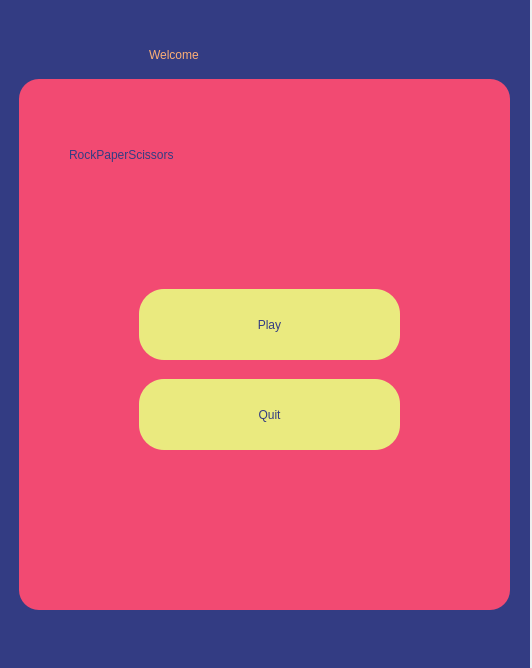
<?xml version="1.0" encoding="UTF-8"?>
<ui version="4.0">
 <class>Dialog</class>
 <widget class="QDialog" name="Dialog">
  <property name="geometry">
   <rect>
    <x>0</x>
    <y>0</y>
    <width>532</width>
    <height>668</height>
   </rect>
  </property>
  <property name="windowTitle">
   <string>Dialog</string>
  </property>
  <widget class="QWidget" name="MainWin" native="true">
   <property name="geometry">
    <rect>
     <x>-1</x>
     <y>-1</y>
     <width>531</width>
     <height>671</height>
    </rect>
   </property>
   <property name="styleSheet">
    <string notr="true">QWidget#MainWin{
	background-color: #333C83;
}</string>
   </property>
   <widget class="QWidget" name="ChildMainWin" native="true">
    <property name="geometry">
     <rect>
      <x>20</x>
      <y>80</y>
      <width>491</width>
      <height>531</height>
     </rect>
    </property>
    <property name="styleSheet">
     <string notr="true">QWidget#ChildMainWin{
	background-color: #F24A72;
	border-radius: 20px;
}</string>
    </property>
    <widget class="QLabel" name="Logo">
     <property name="geometry">
      <rect>
       <x>50</x>
       <y>50</y>
       <width>401</width>
       <height>51</height>
      </rect>
     </property>
     <property name="styleSheet">
      <string notr="true">color: #333C83;
font: 57 36pt &quot;Noto Sans&quot;;</string>
     </property>
     <property name="text">
      <string>RockPaperScissors</string>
     </property>
    </widget>
    <widget class="QPushButton" name="Play">
     <property name="geometry">
      <rect>
       <x>120</x>
       <y>210</y>
       <width>261</width>
       <height>71</height>
      </rect>
     </property>
     <property name="styleSheet">
      <string notr="true">background-color: #EAEA7F;
border: 0px;
border-radius: 25px;
font: 57 28pt &quot;Noto Sans&quot;;
color: #333C83;</string>
     </property>
     <property name="text">
      <string>Play</string>
     </property>
    </widget>
    <widget class="QPushButton" name="Quit">
     <property name="geometry">
      <rect>
       <x>120</x>
       <y>300</y>
       <width>261</width>
       <height>71</height>
      </rect>
     </property>
     <property name="styleSheet">
      <string notr="true">background-color: #EAEA7F;
border: 0px;
border-radius: 25px;
font: 57 28pt &quot;Noto Sans&quot;;
color: #333C83;</string>
     </property>
     <property name="text">
      <string>Quit</string>
     </property>
    </widget>
   </widget>
   <widget class="QLabel" name="greeting">
    <property name="geometry">
     <rect>
      <x>150</x>
      <y>30</y>
      <width>231</width>
      <height>51</height>
     </rect>
    </property>
    <property name="styleSheet">
     <string notr="true">color: #FDAF75;
font: 57 40pt &quot;Noto Sans&quot;;</string>
    </property>
    <property name="text">
     <string>Welcome</string>
    </property>
   </widget>
  </widget>
 </widget>
 <resources/>
 <connections/>
</ui>
